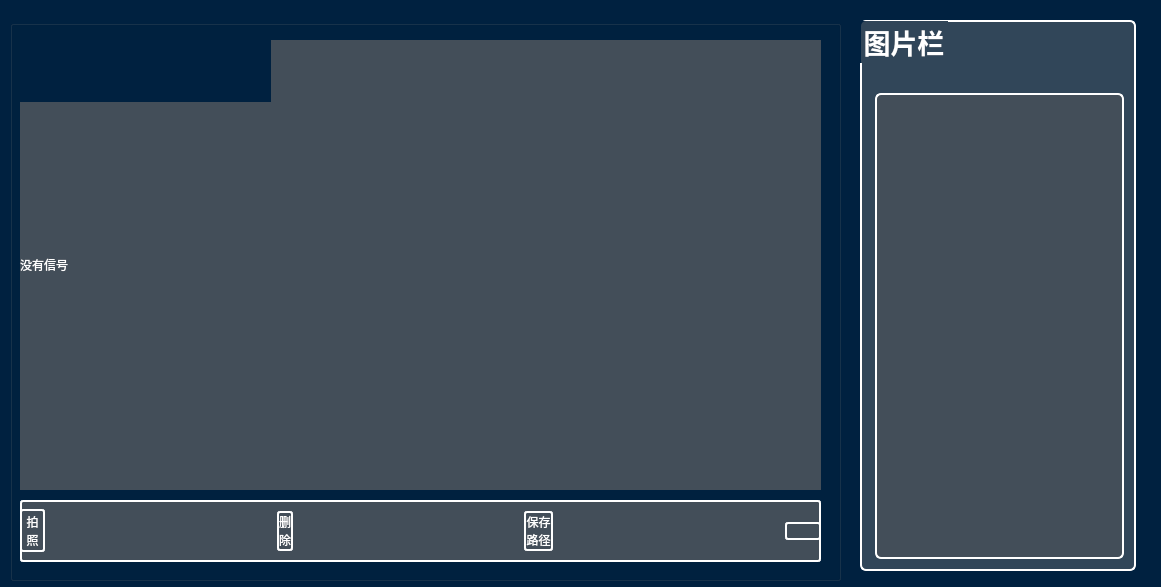
<?xml version="1.0" encoding="UTF-8"?>
<ui version="4.0">
 <class>OrientationDialog</class>
 <widget class="QDialog" name="OrientationDialog">
  <property name="geometry">
   <rect>
    <x>0</x>
    <y>0</y>
    <width>1161</width>
    <height>587</height>
   </rect>
  </property>
  <property name="windowTitle">
   <string>标定设置窗口</string>
  </property>
  <property name="styleSheet">
   <string notr="true">background-color: #002140;</string>
  </property>
  <widget class="QGroupBox" name="groupBox_2">
   <property name="geometry">
    <rect>
     <x>10</x>
     <y>20</y>
     <width>831</width>
     <height>561</height>
    </rect>
   </property>
   <property name="title">
    <string/>
   </property>
   <widget class="QLabel" name="picture">
    <property name="geometry">
     <rect>
      <x>10</x>
      <y>20</y>
      <width>801</width>
      <height>450</height>
     </rect>
    </property>
    <property name="styleSheet">
     <string notr="true">background-color:#434e59;
color:white;</string>
    </property>
    <property name="text">
     <string>没有信号</string>
    </property>
   </widget>
   <widget class="QWidget" name="widget_7" native="true">
    <property name="geometry">
     <rect>
      <x>10</x>
      <y>480</y>
      <width>801</width>
      <height>62</height>
     </rect>
    </property>
    <property name="sizePolicy">
     <sizepolicy hsizetype="Preferred" vsizetype="Fixed">
      <horstretch>0</horstretch>
      <verstretch>0</verstretch>
     </sizepolicy>
    </property>
    <property name="styleSheet">
     <string notr="true">border-radius:3px;
border-width:2px;
border-style:solid;
border-color:white;
background-color:#434e59;
color:white;</string>
    </property>
    <layout class="QHBoxLayout" name="horizontalLayout_4">
     <item>
      <widget class="QToolButton" name="shot">
       <property name="styleSheet">
        <string notr="true">QToolButton
{
    font-family:Microsoft Yahei;
    color:white;
    background-color:rgb(14 , 150 , 254);
    border-radius:5px;
}

QToolButton:hover
{
    background-color:rgb(44 , 137 , 255);
}

QToolButton:pressed
{
    background-color:rgb(14 , 135 , 228);
    padding-left:3px;
    padding-top:3px;
}
border:none;</string>
       </property>
       <property name="text">
        <string>拍
照</string>
       </property>
       <property name="icon">
        <iconset resource="resources/resources.qrc">
         <normaloff>:/icons/icons/video_ShotW.svg</normaloff>:/icons/icons/video_ShotW.svg</iconset>
       </property>
       <property name="iconSize">
        <size>
         <width>40</width>
         <height>40</height>
        </size>
       </property>
       <property name="toolButtonStyle">
        <enum>Qt::ToolButtonTextBesideIcon</enum>
       </property>
      </widget>
     </item>
     <item>
      <spacer name="horizontalSpacer_3">
       <property name="orientation">
        <enum>Qt::Horizontal</enum>
       </property>
       <property name="sizeHint" stdset="0">
        <size>
         <width>158</width>
         <height>20</height>
        </size>
       </property>
      </spacer>
     </item>
     <item>
      <widget class="QPushButton" name="delete_2">
       <property name="styleSheet">
        <string notr="true">QPushButton
{
    font-family:Microsoft Yahei;
    color:white;
    background-color:rgb(14 , 150 , 254);
    border-radius:5px;
}

QPushButton:hover
{
    background-color:rgb(44 , 137 , 255);
}

QPushButton:pressed
{
    background-color:rgb(14 , 135 , 228);
    padding-left:3px;
    padding-top:3px;
}
border:none;</string>
       </property>
       <property name="text">
        <string>删
除</string>
       </property>
       <property name="icon">
        <iconset resource="resources/resources.qrc">
         <normaloff>:/icons/icons/delete.svg</normaloff>:/icons/icons/delete.svg</iconset>
       </property>
       <property name="iconSize">
        <size>
         <width>40</width>
         <height>40</height>
        </size>
       </property>
       <property name="flat">
        <bool>true</bool>
       </property>
      </widget>
     </item>
     <item>
      <spacer name="horizontalSpacer_4">
       <property name="orientation">
        <enum>Qt::Horizontal</enum>
       </property>
       <property name="sizeHint" stdset="0">
        <size>
         <width>158</width>
         <height>20</height>
        </size>
       </property>
      </spacer>
     </item>
     <item>
      <widget class="QPushButton" name="filePath">
       <property name="styleSheet">
        <string notr="true">QPushButton
{
    font-family:Microsoft Yahei;
    color:white;
    background-color:rgb(14 , 150 , 254);
    border-radius:5px;
}

QPushButton:hover
{
    background-color:rgb(44 , 137 , 255);
}

QPushButton:pressed
{
    background-color:rgb(14 , 135 , 228);
    padding-left:3px;
    padding-top:3px;
}
border:none;</string>
       </property>
       <property name="text">
        <string>保存
路径</string>
       </property>
       <property name="icon">
        <iconset resource="resources/resources.qrc">
         <normaloff>:/icons/icons/video_BenchW.svg</normaloff>:/icons/icons/video_BenchW.svg</iconset>
       </property>
       <property name="iconSize">
        <size>
         <width>40</width>
         <height>40</height>
        </size>
       </property>
       <property name="flat">
        <bool>true</bool>
       </property>
      </widget>
     </item>
     <item>
      <spacer name="horizontalSpacer">
       <property name="orientation">
        <enum>Qt::Horizontal</enum>
       </property>
       <property name="sizeHint" stdset="0">
        <size>
         <width>40</width>
         <height>20</height>
        </size>
       </property>
      </spacer>
     </item>
     <item>
      <widget class="QPushButton" name="caculate">
       <property name="styleSheet">
        <string notr="true">QPushButton
{
    font-family:Microsoft Yahei;
    color:white;
    background-color:rgb(14 , 150 , 254);
    border-radius:5px;
}

QPushButton:hover
{
    background-color:rgb(44 , 137 , 255);
}

QPushButton:pressed
{
    background-color:rgb(14 , 135 , 228);
    padding-left:3px;
    padding-top:3px;
}
border:none;</string>
       </property>
       <property name="text">
        <string/>
       </property>
       <property name="icon">
        <iconset resource="resources/resources.qrc">
         <normaloff>:/icons/icons/caculate.svg</normaloff>:/icons/icons/caculate.svg</iconset>
       </property>
       <property name="iconSize">
        <size>
         <width>40</width>
         <height>40</height>
        </size>
       </property>
      </widget>
     </item>
    </layout>
   </widget>
   <widget class="QWidget" name="widget" native="true">
    <property name="geometry">
     <rect>
      <x>10</x>
      <y>20</y>
      <width>251</width>
      <height>62</height>
     </rect>
    </property>
    <property name="styleSheet">
     <string notr="true">background-color:(0,0,0,100);</string>
    </property>
    <layout class="QHBoxLayout" name="horizontalLayout">
     <item>
      <widget class="QPushButton" name="CameraShot">
       <property name="styleSheet">
        <string notr="true">QPushButton
{
    font-family:Microsoft Yahei;
    color:white;
    background-color:rgb(14 , 150 , 254);
    border-radius:5px;
	border-radius:3px;
	border-width:2px;
	border-style:solid;
	border-color:rgb(179, 179, 255);
}

QPushButton:hover
{
    background-color:rgb(44 , 137 , 255);
}

QPushButton:pressed
{
    background-color:rgb(14 , 135 , 228);
    padding-left:3px;
    padding-top:3px;
}
border:none;</string>
       </property>
       <property name="text">
        <string/>
       </property>
       <property name="icon">
        <iconset resource="resources/resources.qrc">
         <normaloff>:/icons/icons/video_Start.svg</normaloff>:/icons/icons/video_Start.svg</iconset>
       </property>
       <property name="iconSize">
        <size>
         <width>40</width>
         <height>40</height>
        </size>
       </property>
       <property name="flat">
        <bool>true</bool>
       </property>
      </widget>
     </item>
     <item>
      <widget class="QPushButton" name="Zoom_in">
       <property name="styleSheet">
        <string notr="true">QPushButton
{
    font-family:Microsoft Yahei;
    color:white;
    background-color:rgb(14 , 150 , 254);
    border-radius:5px;
	border-radius:3px;
	border-width:2px;
	border-style:solid;
	border-color:rgb(179, 179, 255);
}

QPushButton:hover
{
    background-color:rgb(44 , 137 , 255);
}

QPushButton:pressed
{
    background-color:rgb(14 , 135 , 228);
    padding-left:3px;
    padding-top:3px;
}
border:none;</string>
       </property>
       <property name="text">
        <string/>
       </property>
       <property name="icon">
        <iconset resource="resources/resources.qrc">
         <normaloff>:/icons/icons/plus.svg</normaloff>:/icons/icons/plus.svg</iconset>
       </property>
       <property name="iconSize">
        <size>
         <width>40</width>
         <height>40</height>
        </size>
       </property>
       <property name="flat">
        <bool>true</bool>
       </property>
      </widget>
     </item>
     <item>
      <widget class="QPushButton" name="Zoom_out">
       <property name="styleSheet">
        <string notr="true">QPushButton
{
    font-family:Microsoft Yahei;
    color:white;
    background-color:rgb(14 , 150 , 254);
    border-radius:5px;
	border-radius:3px;
	border-width:2px;
	border-style:solid;
	border-color:rgb(179, 179, 255);
}

QPushButton:hover
{
    background-color:rgb(44 , 137 , 255);
}

QPushButton:pressed
{
    background-color:rgb(14 , 135 , 228);
    padding-left:3px;
    padding-top:3px;
}
border:none;</string>
       </property>
       <property name="text">
        <string/>
       </property>
       <property name="icon">
        <iconset resource="resources/resources.qrc">
         <normaloff>:/icons/icons/minius.svg</normaloff>:/icons/icons/minius.svg</iconset>
       </property>
       <property name="iconSize">
        <size>
         <width>40</width>
         <height>40</height>
        </size>
       </property>
       <property name="flat">
        <bool>true</bool>
       </property>
      </widget>
     </item>
    </layout>
   </widget>
  </widget>
  <widget class="QGroupBox" name="groupBox_2">
   <property name="geometry">
    <rect>
     <x>860</x>
     <y>20</y>
     <width>276</width>
     <height>551</height>
    </rect>
   </property>
   <property name="font">
    <font>
     <family>微软雅黑</family>
     <pointsize>20</pointsize>
     <weight>75</weight>
     <bold>true</bold>
    </font>
   </property>
   <property name="styleSheet">
    <string notr="true">border-radius:6px;
border-width:2px;
border-style:solid;
border-color:white;
background-color:#314659;
color:white;</string>
   </property>
   <property name="title">
    <string>图片栏</string>
   </property>
   <layout class="QVBoxLayout" name="verticalLayout">
    <property name="leftMargin">
     <number>12</number>
    </property>
    <property name="topMargin">
     <number>30</number>
    </property>
    <item>
     <widget class="QTreeView" name="treeView">
      <property name="styleSheet">
       <string notr="true">background-color:#434e59;
color:white;</string>
      </property>
     </widget>
    </item>
   </layout>
  </widget>
 </widget>
 <resources>
  <include location="resources/resources.qrc"/>
 </resources>
 <connections/>
</ui>
